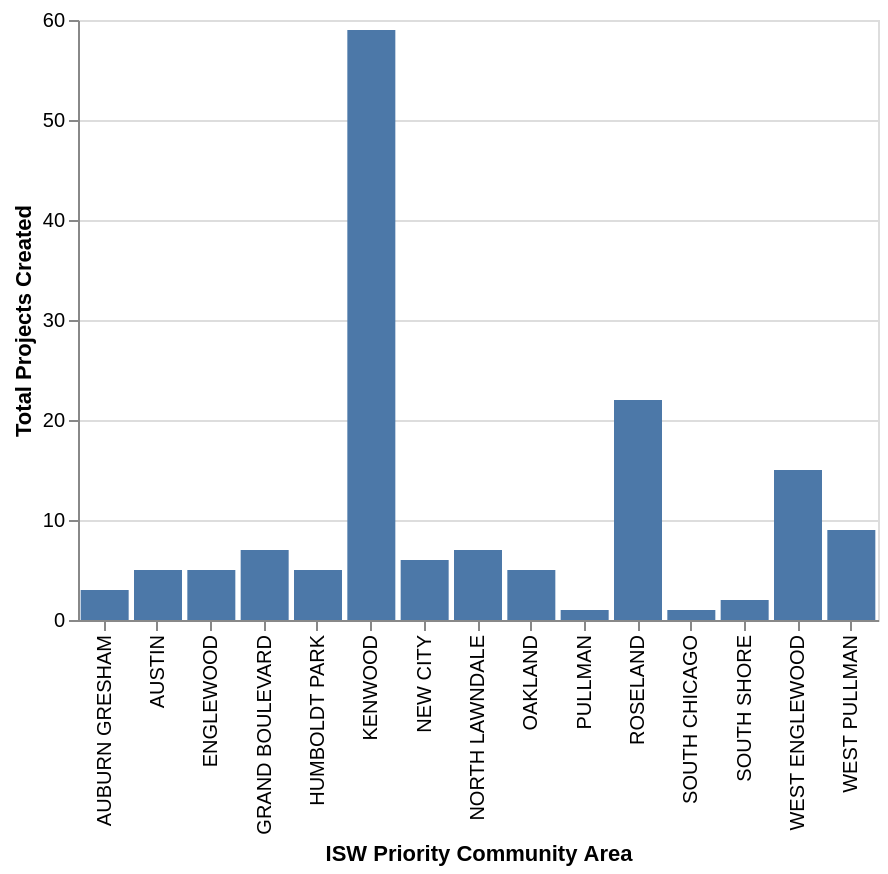

Write a Vega-Lite specification for this figure.
### Vega-Lite specification from a JSON file in a GitHub repository (floating-point values rounded to 4 significant figures; data arrays with more than 128 entries replaced by an {"elided": "..."} marker saying what was removed)
{"config": {"view": {"continuousWidth": 400, "continuousHeight": 300}}, "data": {"name": "data-e217960ed00ddd281a03d593d9e6b56d"}, "mark": "bar", "encoding": {"tooltip": [{"field": "Future_Projects_Created", "title": "Projects Created", "type": "quantitative"}, {"field": "Total_Future_Cost", "title": "Total Future Project Cost", "type": "quantitative"}], "x": {"field": "community", "title": "ISW Priority Community Area", "type": "nominal"}, "y": {"field": "Future_Projects_Created", "title": "Total Projects Created", "type": "quantitative"}}, "selection": {"selector037": {"type": "interval", "bind": "scales", "encodings": ["x", "y"]}}, "width": 400, "$schema": "https://vega.github.io/schema/vega-lite/v4.17.0.json", "datasets": {"data-e217960ed00ddd281a03d593d9e6b56d": [{"commarea": 23.0, "TotPop": 61916, "pct_male": 0.4752, "pct_female": 0.5248, "pct_pop20_44": 0.3803, "pct_white": 0.1836, "pct_black": 0.3071, "pct_latino": 0.4788, "pct_asian": 0.01247, "pct_indigameri": 0.0002746, "pct_HA_PI": 0.0, "pct_other_race": 0.03229, "Pct_Unemployed": 0.1013, "community": "HUMBOLDT PARK", "med_appr_amt": 2544000.0, "med_pub_sub": 0.2609, "med_tot_cost": 7637000.0, "project_count": 18.0, "logDistLoop": null, "invest": true, "Future_TIF_Funding": 14670000.0, "Future_Projects_Created": 5.0, "Total_Future_Cost": 38190000.0, "type": "Feature", "geometry": {"type": "MultiPolygon", "coordinates": {"elided": "1x1x504x2 float values"}}}, {"commarea": 25.0, "TotPop": 97313, "pct_male": 0.4613, "pct_female": 0.5387, "pct_pop20_44": 0.3433, "pct_white": 0.05333, "pct_black": 0.7483, "pct_latino": 0.1763, "pct_asian": 0.005087, "pct_indigameri": 0.0, "pct_HA_PI": 0.0001747, "pct_other_race": 0.03005, "Pct_Unemployed": 0.1351, "community": "AUSTIN", "med_appr_amt": 2925000.0, "med_pub_sub": 0.5, "med_tot_cost": 7045000.0, "project_count": 14.0, "logDistLoop": null, "invest": true, "Future_TIF_Funding": 14670000.0, "Future_Projects_Created": 5.0, "Total_Future_Cost": 35230000.0, "type": "Feature", "geometry": {"type": "MultiPolygon", "coordinates": {"elided": "1x1x981x2 float values"}}}, {"commarea": 29.0, "TotPop": 42495, "pct_male": 0.4634, "pct_female": 0.5366, "pct_pop20_44": 0.3507, "pct_white": 0.2354, "pct_black": 0.5917, "pct_latino": 0.1273, "pct_asian": 0.02581, "pct_indigameri": 0.0, "pct_HA_PI": 0.0, "pct_other_race": 0.03367, "Pct_Unemployed": 0.1376, "community": "NORTH LAWNDALE", "med_appr_amt": 2000000.0, "med_pub_sub": 0.4952, "med_tot_cost": 3000000.0, "project_count": 19.0, "logDistLoop": null, "invest": true, "Future_TIF_Funding": 14670000.0, "Future_Projects_Created": 7.0, "Total_Future_Cost": 21000000.0, "type": "Feature", "geometry": {"type": "MultiPolygon", "coordinates": {"elided": "1x1x522x2 float values"}}}, {"commarea": 36.0, "TotPop": 7413, "pct_male": 0.4059, "pct_female": 0.5941, "pct_pop20_44": 0.3208, "pct_white": 0.03858, "pct_black": 0.8876, "pct_latino": 0.04897, "pct_asian": 0.009308, "pct_indigameri": 0.0005396, "pct_HA_PI": 0.0, "pct_other_race": 0.02631, "Pct_Unemployed": 0.2378, "community": "OAKLAND", "med_appr_amt": 2500000.0, "med_pub_sub": 0.08319, "med_tot_cost": 37130000.0, "project_count": 8.0, "logDistLoop": null, "invest": true, "Future_TIF_Funding": 14670000.0, "Future_Projects_Created": 5.0, "Total_Future_Cost": 185700000.0, "type": "Feature", "geometry": {"type": "MultiPolygon", "coordinates": {"elided": "1x1x314x2 float values"}}}, {"commarea": 38.0, "TotPop": 17867, "pct_male": 0.4286, "pct_female": 0.5714, "pct_pop20_44": 0.3335, "pct_white": 0.02922, "pct_black": 0.8927, "pct_latino": 0.03694, "pct_asian": 0.008675, "pct_indigameri": 0.001175, "pct_HA_PI": 0.0, "pct_other_race": 0.06005, "Pct_Unemployed": 0.1374, "community": "GRAND BOULEVARD", "med_appr_amt": 2000000.0, "med_pub_sub": 0.1946, "med_tot_cost": 11390000.0, "project_count": 27.0, "logDistLoop": null, "invest": true, "Future_TIF_Funding": 14670000.0, "Future_Projects_Created": 7.0, "Total_Future_Cost": 79720000.0, "type": "Feature", "geometry": {"type": "MultiPolygon", "coordinates": {"elided": "1x1x328x2 float values"}}}, {"commarea": 39.0, "TotPop": 18492, "pct_male": 0.4609, "pct_female": 0.5391, "pct_pop20_44": 0.3557, "pct_white": 0.2096, "pct_black": 0.6611, "pct_latino": 0.02958, "pct_asian": 0.05705, "pct_indigameri": 0.001352, "pct_HA_PI": 0.0, "pct_other_race": 0.07987, "Pct_Unemployed": 0.1026, "community": "KENWOOD", "med_appr_amt": 246800.0, "med_pub_sub": 0.5, "med_tot_cost": 300000.0, "project_count": 5.0, "logDistLoop": null, "invest": true, "Future_TIF_Funding": 14670000.0, "Future_Projects_Created": 59.0, "Total_Future_Cost": 17700000.0, "type": "Feature", "geometry": {"type": "MultiPolygon", "coordinates": {"elided": "1x1x693x2 float values"}}}, {"commarea": 43.0, "TotPop": 52565, "pct_male": 0.4596, "pct_female": 0.5404, "pct_pop20_44": 0.373, "pct_white": 0.02574, "pct_black": 0.9303, "pct_latino": 0.02661, "pct_asian": 0.004623, "pct_indigameri": 0.0, "pct_HA_PI": 0.0004946, "pct_other_race": 0.02443, "Pct_Unemployed": 0.1582, "community": "SOUTH SHORE", "med_appr_amt": 5112000.0, "med_pub_sub": 0.2806, "med_tot_cost": 13180000.0, "project_count": 2.0, "logDistLoop": null, "invest": true, "Future_TIF_Funding": 14670000.0, "Future_Projects_Created": 2.0, "Total_Future_Cost": 26370000.0, "type": "Feature", "geometry": {"type": "MultiPolygon", "coordinates": {"elided": "1x1x1307x2 float values"}}}, {"commarea": 46.0, "TotPop": 25800, "pct_male": 0.4602, "pct_female": 0.5398, "pct_pop20_44": 0.3265, "pct_white": 0.04655, "pct_black": 0.7438, "pct_latino": 0.1947, "pct_asian": 0.004496, "pct_indigameri": 0.0009302, "pct_HA_PI": 0.0, "pct_other_race": 0.01721, "Pct_Unemployed": 0.1503, "community": "SOUTH CHICAGO", "med_appr_amt": 11380000.0, "med_pub_sub": 0.6249, "med_tot_cost": 44560000.0, "project_count": 4.0, "logDistLoop": null, "invest": true, "Future_TIF_Funding": 14670000.0, "Future_Projects_Created": 1.0, "Total_Future_Cost": 44560000.0, "type": "Feature", "geometry": {"type": "MultiPolygon", "coordinates": {"elided": "1x1x1094x2 float values"}}}, {"commarea": 49.0, "TotPop": 35926, "pct_male": 0.47, "pct_female": 0.53, "pct_pop20_44": 0.3131, "pct_white": 0.01614, "pct_black": 0.9496, "pct_latino": 0.0162, "pct_asian": 0.002004, "pct_indigameri": 0.001336, "pct_HA_PI": 0.0, "pct_other_race": 0.02625, "Pct_Unemployed": 0.1855, "community": "ROSELAND", "med_appr_amt": 650000.0, "med_pub_sub": 1.0, "med_tot_cost": 650000.0, "project_count": 1.0, "logDistLoop": null, "invest": true, "Future_TIF_Funding": 14670000.0, "Future_Projects_Created": 22.0, "Total_Future_Cost": 14300000.0, "type": "Feature", "geometry": {"type": "MultiPolygon", "coordinates": {"elided": "1x1x639x2 float values"}}}, {"commarea": 50.0, "TotPop": 7147, "pct_male": 0.395, "pct_female": 0.605, "pct_pop20_44": 0.3368, "pct_white": 0.1131, "pct_black": 0.7754, "pct_latino": 0.08227, "pct_asian": 0.0009794, "pct_indigameri": 0.0, "pct_HA_PI": 0.0, "pct_other_race": 0.04953, "Pct_Unemployed": 0.1583, "community": "PULLMAN", "med_appr_amt": 8100000.0, "med_pub_sub": 0.1765, "med_tot_cost": 18380000.0, "project_count": 5.0, "logDistLoop": null, "invest": true, "Future_TIF_Funding": 14670000.0, "Future_Projects_Created": 1.0, "Total_Future_Cost": 18380000.0, "type": "Feature", "geometry": {"type": "MultiPolygon", "coordinates": {"elided": "1x1x378x2 float values"}}}, {"commarea": 53.0, "TotPop": 30161, "pct_male": 0.4685, "pct_female": 0.5315, "pct_pop20_44": 0.3365, "pct_white": 0.006366, "pct_black": 0.9035, "pct_latino": 0.06071, "pct_asian": 0.0, "pct_indigameri": 0.0, "pct_HA_PI": 0.0, "pct_other_race": 0.04808, "Pct_Unemployed": 0.199, "community": "WEST PULLMAN", "med_appr_amt": 1500000.0, "med_pub_sub": 0.177, "med_tot_cost": 16520000.0, "project_count": 5.0, "logDistLoop": null, "invest": true, "Future_TIF_Funding": 14670000.0, "Future_Projects_Created": 9.0, "Total_Future_Cost": 148700000.0, "type": "Feature", "geometry": {"type": "MultiPolygon", "coordinates": {"elided": "1x1x1008x2 float values"}}}, {"commarea": 61.0, "TotPop": 39274, "pct_male": 0.517, "pct_female": 0.483, "pct_pop20_44": 0.3558, "pct_white": 0.1848, "pct_black": 0.2046, "pct_latino": 0.5742, "pct_asian": 0.02236, "pct_indigameri": 2.546e-05, "pct_HA_PI": 0.0, "pct_other_race": 0.02584, "Pct_Unemployed": 0.1366, "community": "NEW CITY", "med_appr_amt": 2134000.0, "med_pub_sub": 0.1839, "med_tot_cost": 12830000.0, "project_count": 18.0, "logDistLoop": null, "invest": true, "Future_TIF_Funding": 14670000.0, "Future_Projects_Created": 6.0, "Total_Future_Cost": 76990000.0, "type": "Feature", "geometry": {"type": "MultiPolygon", "coordinates": {"elided": "1x1x616x2 float values"}}}, {"commarea": 67.0, "TotPop": 26282, "pct_male": 0.48, "pct_female": 0.52, "pct_pop20_44": 0.298, "pct_white": 0.01259, "pct_black": 0.8421, "pct_latino": 0.1236, "pct_asian": 0.001674, "pct_indigameri": 0.0003805, "pct_HA_PI": 0.0, "pct_other_race": 0.03074, "Pct_Unemployed": 0.2243, "community": "WEST ENGLEWOOD", "med_appr_amt": 962500.0, "med_pub_sub": 0.7143, "med_tot_cost": 2050000.0, "project_count": 8.0, "logDistLoop": null, "invest": true, "Future_TIF_Funding": 14670000.0, "Future_Projects_Created": 15.0, "Total_Future_Cost": 30750000.0, "type": "Feature", "geometry": {"type": "MultiPolygon", "coordinates": {"elided": "1x1x393x2 float values"}}}, {"commarea": 68.0, "TotPop": 21054, "pct_male": 0.471, "pct_female": 0.529, "pct_pop20_44": 0.297, "pct_white": 0.01373, "pct_black": 0.9139, "pct_latino": 0.0436, "pct_asian": 0.00684, "pct_indigameri": 0.002992, "pct_HA_PI": 0.0, "pct_other_race": 0.0379, "Pct_Unemployed": 0.2492, "community": "ENGLEWOOD", "med_appr_amt": 2500000.0, "med_pub_sub": 0.7019, "med_tot_cost": 8000000.0, "project_count": 8.0, "logDistLoop": null, "invest": true, "Future_TIF_Funding": 14670000.0, "Future_Projects_Created": 5.0, "Total_Future_Cost": 40000000.0, "type": "Feature", "geometry": {"type": "MultiPolygon", "coordinates": {"elided": "1x1x539x2 float values"}}}, {"commarea": 71.0, "TotPop": 48039, "pct_male": 0.4587, "pct_female": 0.5413, "pct_pop20_44": 0.3186, "pct_white": 0.008451, "pct_black": 0.9422, "pct_latino": 0.03566, "pct_asian": 0.002415, "pct_indigameri": 0.0007078, "pct_HA_PI": 0.0, "pct_other_race": 0.0183, "Pct_Unemployed": 0.1935, "community": "AUBURN GRESHAM", "med_appr_amt": 4645000.0, "med_pub_sub": 0.2562, "med_tot_cost": 22130000.0, "project_count": 4.0, "logDistLoop": null, "invest": true, "Future_TIF_Funding": 14670000.0, "Future_Projects_Created": 3.0, "Total_Future_Cost": 66380000.0, "type": "Feature", "geometry": {"type": "MultiPolygon", "coordinates": {"elided": "1x1x563x2 float values"}}}]}}
